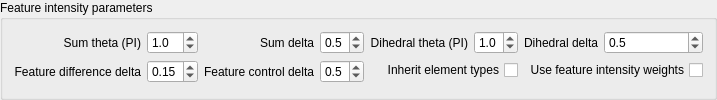
    <widget class="QGroupBox" name="groupBox_2">
     <property name="sizePolicy">
      <sizepolicy hsizetype="MinimumExpanding" vsizetype="Preferred">
       <horstretch>0</horstretch>
       <verstretch>0</verstretch>
      </sizepolicy>
     </property>
     <property name="title">
      <string>Feature intensity parameters</string>
     </property>
     <layout class="QHBoxLayout" name="horizontalLayout_3">
      <item>
       <layout class="QFormLayout" name="formLayout_9">
        <property name="labelAlignment">
         <set>Qt::AlignRight|Qt::AlignTrailing|Qt::AlignVCenter</set>
        </property>
        <item row="0" column="1">
         <widget class="QDoubleSpinBox" name="sb_sum_theta">
          <property name="decimals">
           <number>1</number>
          </property>
          <property name="maximum">
           <double>2.000000000000000</double>
          </property>
          <property name="singleStep">
           <double>0.100000000000000</double>
          </property>
          <property name="value">
           <double>1.000000000000000</double>
          </property>
         </widget>
        </item>
        <item row="1" column="0">
         <widget class="QLabel" name="label15">
          <property name="sizePolicy">
           <sizepolicy hsizetype="Minimum" vsizetype="Preferred">
            <horstretch>0</horstretch>
            <verstretch>0</verstretch>
           </sizepolicy>
          </property>
          <property name="text">
           <string>Feature difference delta</string>
          </property>
          <property name="alignment">
           <set>Qt::AlignRight|Qt::AlignTrailing|Qt::AlignVCenter</set>
          </property>
         </widget>
        </item>
        <item row="1" column="1">
         <widget class="QDoubleSpinBox" name="sb_feature_difference_delta">
          <property name="decimals">
           <number>2</number>
          </property>
          <property name="maximum">
           <double>1.000000000000000</double>
          </property>
          <property name="singleStep">
           <double>0.010000000000000</double>
          </property>
          <property name="value">
           <double>0.150000000000000</double>
          </property>
         </widget>
        </item>
        <item row="0" column="0">
         <widget class="QLabel" name="label13">
          <property name="sizePolicy">
           <sizepolicy hsizetype="Minimum" vsizetype="Preferred">
            <horstretch>0</horstretch>
            <verstretch>0</verstretch>
           </sizepolicy>
          </property>
          <property name="text">
           <string>Sum theta (PI)</string>
          </property>
          <property name="alignment">
           <set>Qt::AlignRight|Qt::AlignTrailing|Qt::AlignVCenter</set>
          </property>
         </widget>
        </item>
       </layout>
      </item>
      <item>
       <layout class="QFormLayout" name="formLayout_10">
        <property name="labelAlignment">
         <set>Qt::AlignRight|Qt::AlignTrailing|Qt::AlignVCenter</set>
        </property>
        <item row="0" column="1">
         <widget class="QDoubleSpinBox" name="sb_sum_delta">
          <property name="decimals">
           <number>1</number>
          </property>
          <property name="maximum">
           <double>1.000000000000000</double>
          </property>
          <property name="singleStep">
           <double>0.100000000000000</double>
          </property>
          <property name="value">
           <double>0.500000000000000</double>
          </property>
         </widget>
        </item>
        <item row="1" column="0">
         <widget class="QLabel" name="label18">
          <property name="sizePolicy">
           <sizepolicy hsizetype="Minimum" vsizetype="Preferred">
            <horstretch>0</horstretch>
            <verstretch>0</verstretch>
           </sizepolicy>
          </property>
          <property name="layoutDirection">
           <enum>Qt::LeftToRight</enum>
          </property>
          <property name="text">
           <string>Feature control delta</string>
          </property>
          <property name="alignment">
           <set>Qt::AlignRight|Qt::AlignTrailing|Qt::AlignVCenter</set>
          </property>
         </widget>
        </item>
        <item row="1" column="1">
         <widget class="QDoubleSpinBox" name="sb_feature_control_delta">
          <property name="decimals">
           <number>1</number>
          </property>
          <property name="maximum">
           <double>1.000000000000000</double>
          </property>
          <property name="singleStep">
           <double>0.100000000000000</double>
          </property>
          <property name="value">
           <double>0.500000000000000</double>
          </property>
         </widget>
        </item>
        <item row="0" column="0">
         <widget class="QLabel" name="label14">
          <property name="sizePolicy">
           <sizepolicy hsizetype="Minimum" vsizetype="Preferred">
            <horstretch>0</horstretch>
            <verstretch>0</verstretch>
           </sizepolicy>
          </property>
          <property name="text">
           <string>Sum delta</string>
          </property>
          <property name="alignment">
           <set>Qt::AlignRight|Qt::AlignTrailing|Qt::AlignVCenter</set>
          </property>
         </widget>
        </item>
       </layout>
      </item>
      <item>
       <layout class="QFormLayout" name="formLayout_11">
        <property name="labelAlignment">
         <set>Qt::AlignRight|Qt::AlignTrailing|Qt::AlignVCenter</set>
        </property>
        <item row="0" column="0">
         <widget class="QLabel" name="label16">
          <property name="sizePolicy">
           <sizepolicy hsizetype="Minimum" vsizetype="Preferred">
            <horstretch>0</horstretch>
            <verstretch>0</verstretch>
           </sizepolicy>
          </property>
          <property name="text">
           <string>Dihedral theta (PI)</string>
          </property>
          <property name="alignment">
           <set>Qt::AlignRight|Qt::AlignTrailing|Qt::AlignVCenter</set>
          </property>
         </widget>
        </item>
        <item row="0" column="1">
         <widget class="QDoubleSpinBox" name="sb_dihedral_theta">
          <property name="decimals">
           <number>1</number>
          </property>
          <property name="maximum">
           <double>2.000000000000000</double>
          </property>
          <property name="singleStep">
           <double>0.100000000000000</double>
          </property>
          <property name="value">
           <double>1.000000000000000</double>
          </property>
         </widget>
        </item>
        <item row="1" column="0" colspan="2">
         <widget class="QCheckBox" name="cb_inherit_element_types">
          <property name="layoutDirection">
           <enum>Qt::RightToLeft</enum>
          </property>
          <property name="text">
           <string>Inherit element types</string>
          </property>
          <property name="checked">
           <bool>false</bool>
          </property>
         </widget>
        </item>
       </layout>
      </item>
      <item>
       <layout class="QFormLayout" name="formLayout_12">
        <property name="labelAlignment">
         <set>Qt::AlignRight|Qt::AlignTrailing|Qt::AlignVCenter</set>
        </property>
        <item row="0" column="0">
         <widget class="QLabel" name="label17">
          <property name="sizePolicy">
           <sizepolicy hsizetype="Minimum" vsizetype="Preferred">
            <horstretch>0</horstretch>
            <verstretch>0</verstretch>
           </sizepolicy>
          </property>
          <property name="text">
           <string>Dihedral delta</string>
          </property>
          <property name="alignment">
           <set>Qt::AlignRight|Qt::AlignTrailing|Qt::AlignVCenter</set>
          </property>
         </widget>
        </item>
        <item row="0" column="1">
         <widget class="QDoubleSpinBox" name="sb_dihedral_delta">
          <property name="sizePolicy">
           <sizepolicy hsizetype="Minimum" vsizetype="Fixed">
            <horstretch>0</horstretch>
            <verstretch>0</verstretch>
           </sizepolicy>
          </property>
          <property name="decimals">
           <number>1</number>
          </property>
          <property name="maximum">
           <double>1.000000000000000</double>
          </property>
          <property name="singleStep">
           <double>0.100000000000000</double>
          </property>
          <property name="value">
           <double>0.500000000000000</double>
          </property>
         </widget>
        </item>
        <item row="1" column="0" colspan="2">
         <widget class="QCheckBox" name="cb_use_feature_intensity_weights">
          <property name="layoutDirection">
           <enum>Qt::RightToLeft</enum>
          </property>
          <property name="text">
           <string>Use feature intensity weights</string>
          </property>
          <property name="checked">
           <bool>false</bool>
          </property>
         </widget>
        </item>
       </layout>
      </item>
     </layout>
    </widget>
